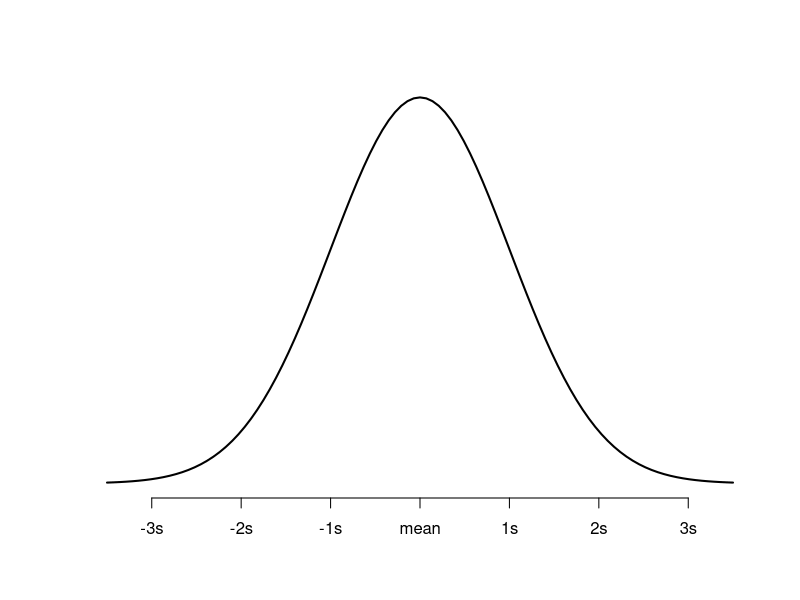
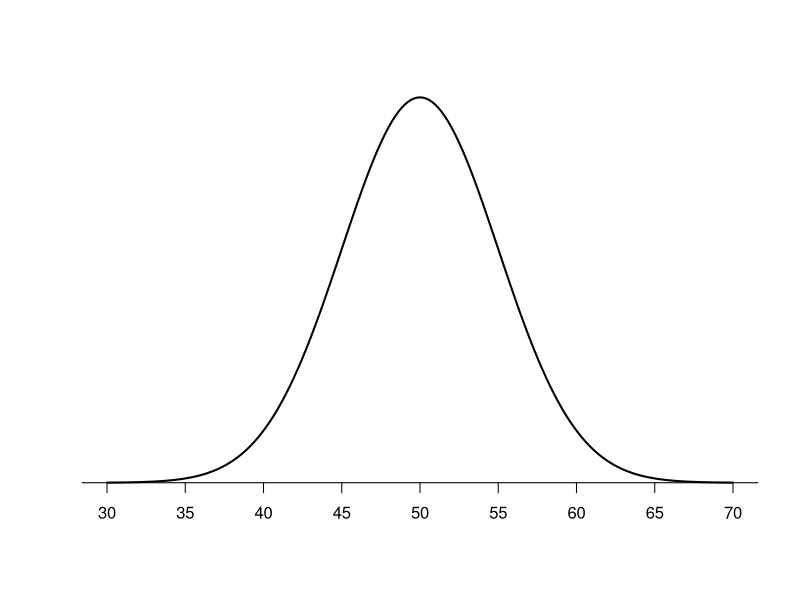
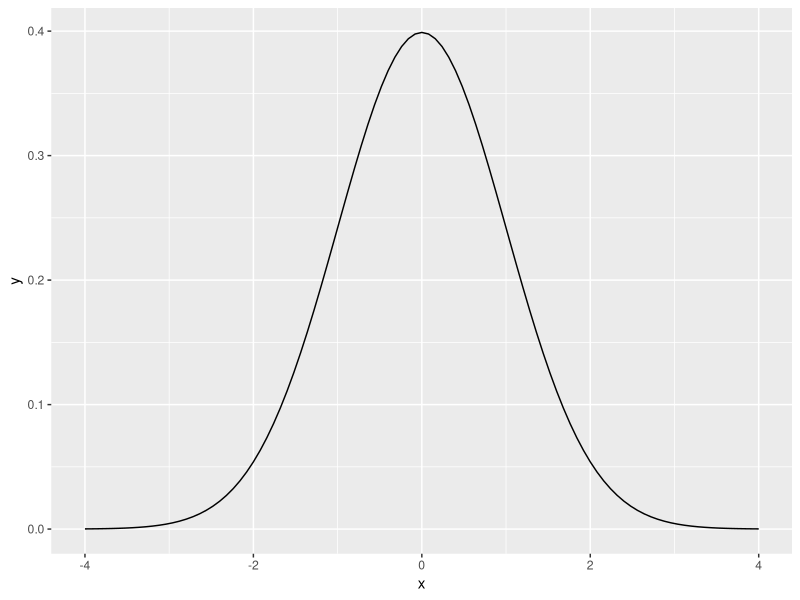

Recreate these plots in R, in order.
#Normal Distribution with mean = 0 and standard deviation = 1 (less code)
#We could also create a normal distribution plot without defining x and y, and instead simply using the “curve” function using the following code:
  
curve(dnorm, -3.5, 3.5, lwd=2, axes = FALSE, xlab = "", ylab = "")
axis(1, at = -3:3, labels = c("-3s", "-2s", "-1s", "mean", "1s", "2s", "3s"))

#Normal Distribution with customized mean and standard deviation
#To create a normal distribution plot with a user-defined mean and standard deviation, we can use the following code:

#define population mean and standard deviation
population_mean <- 50
population_sd <- 5

#define upper and lower bound
lower_bound <- population_mean - population_sd
upper_bound <- population_mean + population_sd

#Create a sequence of 1000 x values based on population mean and standard deviation
x <- seq(-4, 4, length = 1000) * population_sd + population_mean

#create a vector of values that shows the height of the probability distribution
#for each value in x
y <- dnorm(x, population_mean, population_sd)

#plot normal distribution with customized x-axis labels
plot(x,y, type = "l", lwd = 2, axes = FALSE, xlab = "", ylab = "")
sd_axis_bounds = 5
axis_bounds <- seq(-sd_axis_bounds * population_sd + population_mean,
                   sd_axis_bounds * population_sd + population_mean,
                   by = population_sd)
axis(side = 1, at = axis_bounds, pos = 0)

# Normal curve with ggplot2
#install (if not already installed) and load ggplot2
if(!(require(ggplot2))){install.packages('ggplot2')}

#generate a normal distribution plot
ggplot(data.frame(x = c(-4, 4)), aes(x = x)) +
  stat_function(fun = dnorm)